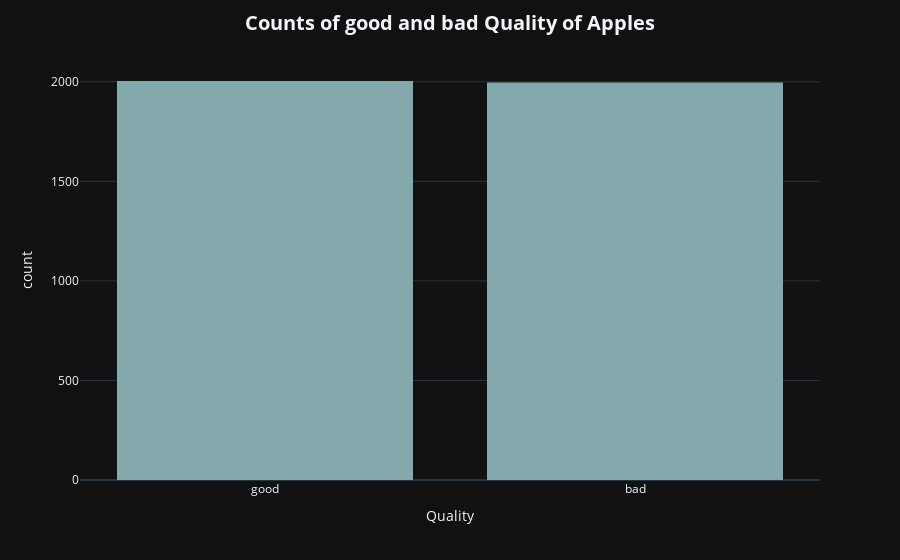

Notebook code for this chart:
### Markdown cell above
<h1>Visualization Data</h1>

### Code cell
fig = px.histogram(data, x="Quality",
                  template='plotly_dark',
                  color_discrete_sequence = ["#84A9AC"])
fig.update_layout(title = "<b>Counts of good and bad Quality of Apples</b>",
                 title_x = 0.5,
                 title_font = dict(size = 20),
                 uniformtext_minsize = 15)
fig.show()

### Figure 1 — Plotly figure (JSON) as saved in the notebook; plotly's stock layout.template omitted (floating-point values rounded to 4 significant figures; data arrays with more than 128 entries replaced by an {"elided": "..."} marker saying what was removed)
{"data": [{"alignmentgroup": "True", "bingroup": "x", "hovertemplate": "Quality=%{x}<br>count=%{y}<extra></extra>", "legendgroup": "", "marker": {"color": "#84A9AC", "pattern": {"shape": ""}}, "name": "", "offsetgroup": "", "orientation": "v", "showlegend": false, "type": "histogram", "x": {"elided": "4000 str values"}, "xaxis": "x", "yaxis": "y"}], "layout": {"barmode": "relative", "legend": {"tracegroupgap": 0}, "margin": {"t": 60}, "title": {"font": {"size": 20}, "text": "<b>Counts of good and bad Quality of Apples</b>", "x": 0.5}, "uniformtext": {"minsize": 15}, "xaxis": {"anchor": "y", "domain": [0, 1], "title": {"text": "Quality"}}, "yaxis": {"anchor": "x", "domain": [0, 1], "title": {"text": "count"}}}}
